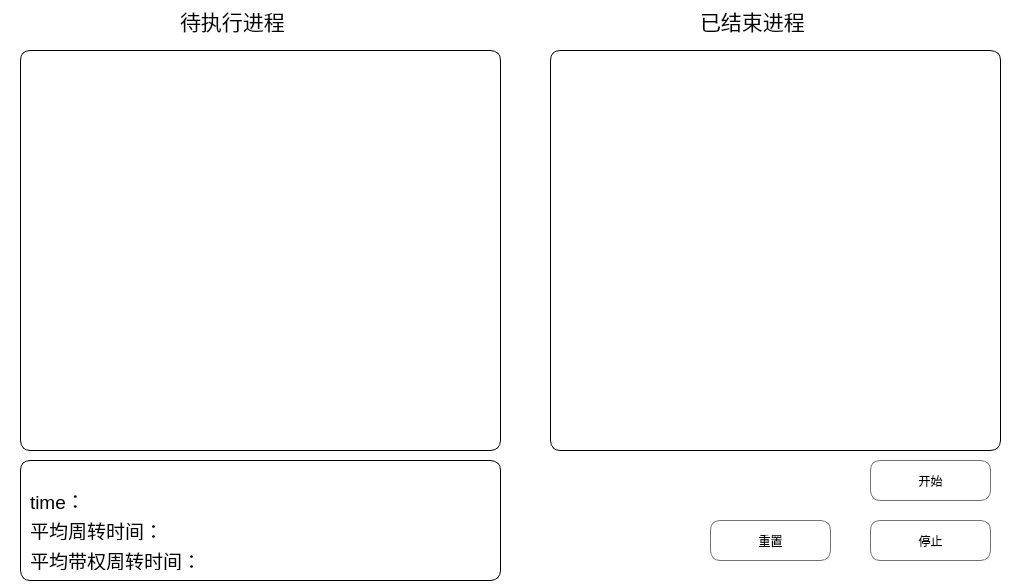
<?xml version="1.0" encoding="UTF-8"?>
<ui version="4.0">
 <class>FCFS</class>
 <widget class="QWidget" name="FCFS">
  <property name="geometry">
   <rect>
    <x>0</x>
    <y>0</y>
    <width>1029</width>
    <height>587</height>
   </rect>
  </property>
  <property name="windowTitle">
   <string>Form</string>
  </property>
  <property name="styleSheet">
   <string notr="true">background-color:rgb(255, 255, 255)</string>
  </property>
  <widget class="QPushButton" name="beg">
   <property name="geometry">
    <rect>
     <x>870</x>
     <y>460</y>
     <width>121</width>
     <height>41</height>
    </rect>
   </property>
   <property name="styleSheet">
    <string notr="true">QPushButton {
background-color:rgb(255, 255, 255);
border:1px solid #717171;
border-radius: 10px;
}

QPushButton:hover {
background-color:rgb(197, 197, 197);

    border-color: rgba(255, 255, 255, 200);
    color: rgba(0, 0 ,0 ,200);
}

 




</string>
   </property>
   <property name="text">
    <string>开始</string>
   </property>
  </widget>
  <widget class="QPushButton" name="beg_2">
   <property name="geometry">
    <rect>
     <x>870</x>
     <y>520</y>
     <width>121</width>
     <height>41</height>
    </rect>
   </property>
   <property name="styleSheet">
    <string notr="true">QPushButton {
background-color:rgb(255, 255, 255);
border:1px solid #717171;
border-radius: 10px;
}

QPushButton:hover {
background-color:rgb(197, 197, 197);

    border-color: rgba(255, 255, 255, 200);
    color: rgba(0, 0 ,0 ,200);
}

 




</string>
   </property>
   <property name="text">
    <string>停止</string>
   </property>
  </widget>
  <widget class="QTableWidget" name="table">
   <property name="geometry">
    <rect>
     <x>20</x>
     <y>50</y>
     <width>481</width>
     <height>401</height>
    </rect>
   </property>
   <property name="styleSheet">
    <string notr="true">
border:1px solid;
border-radius: 10px;</string>
   </property>
   <attribute name="verticalHeaderVisible">
    <bool>false</bool>
   </attribute>
  </widget>
  <widget class="QTableWidget" name="table2">
   <property name="geometry">
    <rect>
     <x>550</x>
     <y>50</y>
     <width>451</width>
     <height>401</height>
    </rect>
   </property>
   <property name="styleSheet">
    <string notr="true">border:1px solid;
border-radius: 10px;

 




</string>
   </property>
   <attribute name="verticalHeaderVisible">
    <bool>false</bool>
   </attribute>
  </widget>
  <widget class="QLabel" name="label_2">
   <property name="geometry">
    <rect>
     <x>180</x>
     <y>0</y>
     <width>191</width>
     <height>41</height>
    </rect>
   </property>
   <property name="font">
    <font>
     <family>Arial</family>
     <pointsize>16</pointsize>
    </font>
   </property>
   <property name="text">
    <string>待执行进程</string>
   </property>
  </widget>
  <widget class="QLabel" name="label_3">
   <property name="geometry">
    <rect>
     <x>700</x>
     <y>0</y>
     <width>181</width>
     <height>41</height>
    </rect>
   </property>
   <property name="font">
    <font>
     <family>Arial</family>
     <pointsize>16</pointsize>
    </font>
   </property>
   <property name="text">
    <string>已结束进程</string>
   </property>
  </widget>
  <widget class="QPushButton" name="pushButton">
   <property name="geometry">
    <rect>
     <x>710</x>
     <y>520</y>
     <width>121</width>
     <height>41</height>
    </rect>
   </property>
   <property name="styleSheet">
    <string notr="true">QPushButton {
background-color:rgb(255, 255, 255);
border:1px solid #717171;
border-radius: 10px;
}

QPushButton:hover {
background-color:rgb(197, 197, 197);

    border-color: rgba(255, 255, 255, 200);
    color: rgba(0, 0 ,0 ,200);
}

 




</string>
   </property>
   <property name="text">
    <string>重置</string>
   </property>
  </widget>
  <widget class="QLabel" name="avwtime">
   <property name="geometry">
    <rect>
     <x>210</x>
     <y>550</y>
     <width>231</width>
     <height>20</height>
    </rect>
   </property>
   <property name="font">
    <font>
     <family>Arial</family>
     <pointsize>14</pointsize>
    </font>
   </property>
   <property name="text">
    <string/>
   </property>
  </widget>
  <widget class="QLabel" name="avtime">
   <property name="geometry">
    <rect>
     <x>160</x>
     <y>510</y>
     <width>231</width>
     <height>20</height>
    </rect>
   </property>
   <property name="font">
    <font>
     <family>Arial</family>
     <pointsize>14</pointsize>
    </font>
   </property>
   <property name="text">
    <string/>
   </property>
  </widget>
  <widget class="QFrame" name="frame">
   <property name="geometry">
    <rect>
     <x>20</x>
     <y>460</y>
     <width>481</width>
     <height>121</height>
    </rect>
   </property>
   <property name="styleSheet">
    <string notr="true">border-radius: 10px;
border:1px solid;</string>
   </property>
   <property name="frameShape">
    <enum>QFrame::StyledPanel</enum>
   </property>
   <property name="frameShadow">
    <enum>QFrame::Raised</enum>
   </property>
   <widget class="QLabel" name="avwtime_2">
    <property name="geometry">
     <rect>
      <x>10</x>
      <y>90</y>
      <width>231</width>
      <height>20</height>
     </rect>
    </property>
    <property name="font">
     <font>
      <family>Arial</family>
      <pointsize>14</pointsize>
     </font>
    </property>
    <property name="styleSheet">
     <string notr="true">border:0px solid;</string>
    </property>
    <property name="text">
     <string>平均带权周转时间：</string>
    </property>
   </widget>
   <widget class="QLabel" name="avtime_2">
    <property name="geometry">
     <rect>
      <x>10</x>
      <y>60</y>
      <width>151</width>
      <height>20</height>
     </rect>
    </property>
    <property name="font">
     <font>
      <family>Arial</family>
      <pointsize>14</pointsize>
     </font>
    </property>
    <property name="styleSheet">
     <string notr="true">border:0px solid;</string>
    </property>
    <property name="text">
     <string>平均周转时间：</string>
    </property>
   </widget>
   <widget class="QLabel" name="label">
    <property name="geometry">
     <rect>
      <x>10</x>
      <y>30</y>
      <width>231</width>
      <height>20</height>
     </rect>
    </property>
    <property name="font">
     <font>
      <family>Arial</family>
      <pointsize>14</pointsize>
     </font>
    </property>
    <property name="styleSheet">
     <string notr="true">border:0px solid;</string>
    </property>
    <property name="text">
     <string>time：</string>
    </property>
   </widget>
  </widget>
 </widget>
 <resources/>
 <connections/>
</ui>
